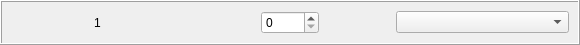
<?xml version="1.0" encoding="UTF-8"?>
<ui version="4.0">
 <class>LED</class>
 <widget class="QWidget" name="LED">
  <property name="geometry">
   <rect>
    <x>0</x>
    <y>0</y>
    <width>580</width>
    <height>38</height>
   </rect>
  </property>
  <property name="windowTitle">
   <string>Form</string>
  </property>
  <layout class="QHBoxLayout" name="horizontalLayout" stretch="0">
   <property name="spacing">
    <number>0</number>
   </property>
   <property name="leftMargin">
    <number>0</number>
   </property>
   <property name="topMargin">
    <number>0</number>
   </property>
   <property name="rightMargin">
    <number>0</number>
   </property>
   <property name="bottomMargin">
    <number>0</number>
   </property>
   <item>
    <widget class="QFrame" name="frame">
     <property name="frameShape">
      <enum>QFrame::Box</enum>
     </property>
     <property name="frameShadow">
      <enum>QFrame::Raised</enum>
     </property>
     <layout class="QHBoxLayout" name="horizontalLayout_2" stretch="3,1,3">
      <property name="spacing">
       <number>77</number>
      </property>
      <item>
       <widget class="QLabel" name="label_LEDNumber">
        <property name="text">
         <string notr="true">1</string>
        </property>
        <property name="alignment">
         <set>Qt::AlignCenter</set>
        </property>
       </widget>
      </item>
      <item>
       <widget class="QSpinBox" name="spinBox_InputNumber">
        <property name="correctionMode">
         <enum>QAbstractSpinBox::CorrectToNearestValue</enum>
        </property>
       </widget>
      </item>
      <item>
       <widget class="QComboBox" name="comboBox_Function"/>
      </item>
     </layout>
    </widget>
   </item>
  </layout>
 </widget>
 <resources/>
 <connections/>
</ui>
